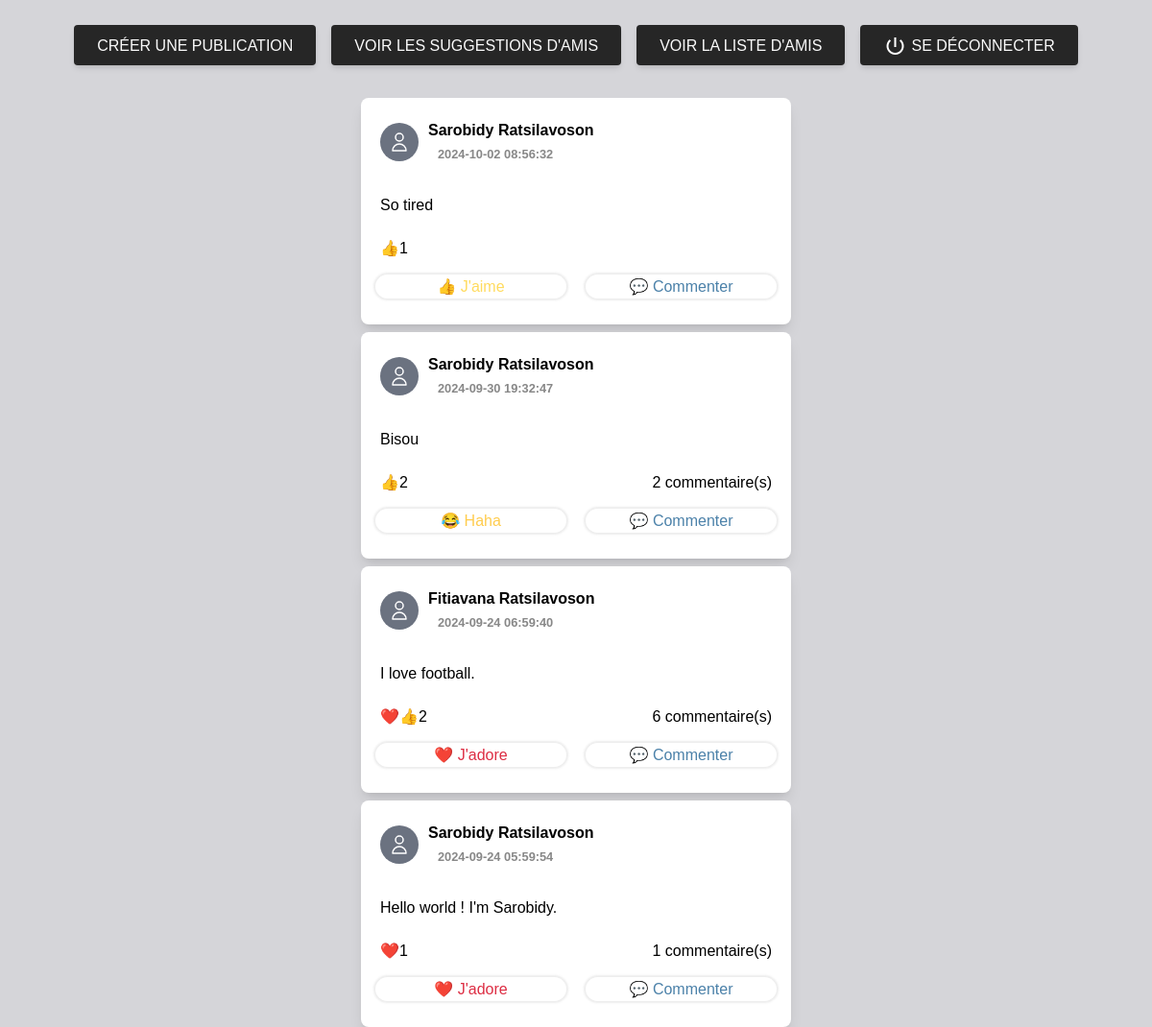
The page /welcome.php (signed in) on the database its author committed.
### tables this page shows
CREATE TABLE `publication` (
  `id` int NOT NULL AUTO_INCREMENT,
  `id_compte` int NOT NULL,
  `contenu` text NOT NULL,
  `date_lance` datetime DEFAULT NULL,
  PRIMARY KEY (`id`),
  KEY `id_compte` (`id_compte`),
  CONSTRAINT `publication_ibfk_1` FOREIGN KEY (`id_compte`) REFERENCES `compte` (`id`)
);

CREATE TABLE `compte` (
  `id` int NOT NULL AUTO_INCREMENT,
  `nom` varchar(100) NOT NULL,
  `prenom` varchar(100) NOT NULL,
  `email` varchar(100) NOT NULL,
  `mdp` varchar(100) NOT NULL,
  PRIMARY KEY (`id`)
);

CREATE TABLE `reaction` (
  `id` int NOT NULL AUTO_INCREMENT,
  `type_reaction` varchar(10) NOT NULL,
  `nom_reaction` varchar(10) DEFAULT NULL,
  `couleur_reaction` varchar(10) DEFAULT NULL,
  PRIMARY KEY (`id`)
);

### welcome.php (the view, shortened to what this page needs)
<!DOCTYPE html>
<html lang="en">
<head>
    <link rel="stylesheet" href="index.php">
    <link rel="stylesheet" href="file.css">
    <script src="https://cdn.tailwindcss.com"></script>
</head>
<body>
    <nav class="flex justify-center p-4">
        <div class="flex flex-col sm:flex-row sm:space-x-4 space-y-2 sm:space-y-0 justify-center items-center">
            <button type="button" class="w-full sm:w-auto inline-block rounded bg-neutral-800 px-6 pb-2 pt-2.5 text-xs font-medium uppercase leading-normal text-neutral-50 shadow-md transition duration-150 ease-in-out hover:bg-neutral-700 focus:bg-neutral-700 focus:outline-none active:bg-neutral-900">
                <a href="publication.php">Créer une publication</a>
            </button>
            <button type="button" class="w-full sm:w-auto inline-block rounded bg-neutral-800 px-6 pb-2 pt-2.5 text-xs font-medium uppercase leading-normal text-neutral-50 shadow-md transition duration-150 ease-in-out hover:bg-neutral-700 focus:bg-neutral-700 focus:outline-none active:bg-neutral-900">
                <a href="suggestion.php">Voir les suggestions d'amis</a>
            </button>
            <button type="button" class="w-full sm:w-auto inline-block rounded bg-neutral-800 px-6 pb-2 pt-2.5 text-xs font-medium uppercase leading-normal text-neutral-50 shadow-md transition duration-150 ease-in-out hover:bg-neutral-700 focus:bg-neutral-700 focus:outline-none active:bg-neutral-900">
                <a href="liste_amis.php">Voir la liste d'amis</a>
            </button>
            <button type="button" class="w-full sm:w-auto inline-block rounded bg-neutral-800 px-6 pb-2 pt-2.5 text-xs font-medium uppercase leading-normal text-neutral-50 shadow-md transition duration-150 ease-in-out hover:bg-neutral-700 focus:bg-neutral-700 focus:outline-none active:bg-neutral-900">
                <a class="logout flex items-center justify-center" href="logout.php">
                    <span class="material-symbols-outlined">power_settings_new</span> Se déconnecter
                </a>
            </button>
        </div>
    </nav>
    <div class="ensemble_publications flex flex-col items-center">
        <?php
            include 'db_connect.php';
            if (isset($_SESSION['id_user'])) {
                $id_user = $_SESSION['id_user'];
                $sql_amis = "SELECT id_compte_amis FROM amis WHERE id_compte = $id_user";
                $result_amis = mysqli_query($conn, $sql_amis);
                $amis_ids = [$id_user];
                if (mysqli_num_rows($result_amis) > 0) {
                    while ($row_amis = mysqli_fetch_assoc($result_amis)) {
                        $amis_ids[] = $row_amis['id_compte_amis'];
                    }
                }
                $amis_ids_str = implode(',', $amis_ids);
                $sql = "SELECT p.id, p.contenu, p.date_lance, c.nom, c.prenom
                        FROM publication p
                        JOIN compte c ON p.id_compte = c.id
                        WHERE p.id_compte IN ($amis_ids_str)
                        ORDER BY p.date_lance DESC";
                $result = mysqli_query($conn, $sql);
                if (mysqli_num_rows($result) > 0) {
                    while ($row = mysqli_fetch_assoc($result)) {
                        echo '<div class="publication bg-white rounded-lg py-3 mt-2 mx-2 max-w-md w-full shadow-lg">';
                            echo '<div class="nom_prenom">';
                                echo '<div class="h-10 w-10 overflow-hidden rounded-full">
                                        <svg xmlns="http://www.w3.org/2000/svg" fill="none" viewBox="0 0 24 24"
                                            class="h-10 w-10 p-2 text-white bg-gray-500 stroke-current">
                                            <path stroke-linecap="round" stroke-linejoin="round" stroke-width="1.5"
                                            d="M16 7a4 4 0 11-8 0 4 4 0 018 0zM12 14a7 7 0 00-7 7h14a7 7 0 00-7-7z"></path>
                                        </svg>
                                    </div>
                                ';
                                echo '<p>' . htmlspecialchars($row['prenom']) . ' ' . htmlspecialchars($row['nom']);
                                    echo '</br><small>' . htmlspecialchars($row['date_lance']) . '</small>';
                                echo '</p>';
                            echo '</div>';
                            echo '<p class="contenu">' . htmlspecialchars($row['contenu']) . '</p>';
                            $id_publication = $row['id'];
                            $sqlCount = "SELECT COUNT(*) AS total_reactions FROM reaction_publication WHERE id_publication = $id_publication";
                            $resultCount = mysqli_query($conn, $sqlCount);
                            $rowCount = mysqli_fetch_assoc($resultCount);
                            $nombre_reactions = $rowCount['total_reactions'];
                            $sqlCount1 = "SELECT COUNT(*) AS total_commentaires FROM commentaire WHERE id_publication = $id_publication";
                            $resultCount1 = mysqli_query($conn, $sqlCount1);
                            $rowCount1 = mysqli_fetch_assoc($resultCount1);
                            $nombre_commentaires = $rowCount1['total_commentaires'];
                            echo '<div class="nombre_reactions_commentaires">';
                                echo '<div class="nombre_reactions_' . htmlspecialchars($id_publication) . '">';
                                $sqlReactions = "SELECT DISTINCT r.type_reaction FROM reaction_publication rp
                                    JOIN reaction r ON rp.id_reaction = r.id
                                    WHERE rp.id_publication = ?";
                                $stmtReactions = mysqli_prepare($conn, $sqlReactions);
                                mysqli_stmt_bind_param($stmtReactions, "i", $id_publication);
                                mysqli_stmt_execute($stmtReactions);
                                $resultReactions = mysqli_stmt_get_result($stmtReactions);
                                while ($row = mysqli_fetch_assoc($resultReactions)) {
                                    echo htmlspecialchars($row['type_reaction']);
                                }
                                if($nombre_reactions != 0)
                                {
                                    echo $nombre_reactions;
                                }
                                echo '</div>';
                                if ($nombre_commentaires > 0) {
                                    echo '<form class ="voir_commentaire" action="afficher_commentaires.php" method="get">';
                                    echo '<input type="submit" value="' . $nombre_commentaires . ' commentaire(s)' .'">';
                                    echo '</form>';
                                }
                            echo '</div>';
                            echo '<div class="buttons">';
                                echo '<div class="reaction-container_' . htmlspecialchars($id_publication) . '">';
                                $sqlUserReaction = "SELECT r.type_reaction,r.couleur_reaction, r.nom_reaction FROM reaction_publication rp
                                        JOIN reaction r ON rp.id_reaction = r.id
                                        WHERE rp.id_publication = $id_publication AND rp.id_compte = $id_user";
                                $resultUserReaction = mysqli_query($conn, $sqlUserReaction);
                                if(mysqli_num_rows($resultUserReaction) > 0) {
                                    $userReaction = mysqli_fetch_assoc($resultUserReaction);
                                    echo '<div onclick="changerContenu(' . $id_publication . ', \'publication\'); nombreReaction(' . $id_publication . ', \'publication\');" class="like-button_' . htmlspecialchars($id_publication) . '">' . $userReaction['type_reaction'];
                                    echo '<span style="color: ' . htmlspecialchars($userReaction["couleur_reaction"]) . ';"> ';
                                    echo $userReaction['nom_reaction'];
                                    echo '</span> ';
                                    echo '</div>';
                                } else {
                                    echo '<div onclick="changerContenu(' . $id_publication . ', \'publication\'); nombreReaction(' . $id_publication . ', \'publication\');" class="like-button_' . htmlspecialchars($id_publication) . '">👍 J\'aime';
                                    echo '</div>';
                                }
                                echo '</div>';
                                echo '<div class="emoji_commenter"><a href="afficher_commentaires.php?id_publication='. $id_publication . '">💬 Commenter</a></div>';
                            echo '</div>';
                        echo '</div>';
                    }
                } else {
                    echo '<p>Aucune publication trouvée.</p>';
                }
            } else {
                header("Location: login_form.php");
            }
        ?>
    </div>
</body>
</html>

### file.css (style rules this page uses)
body { font-family: Arial, sans-serif; margin: 0; padding: 0; background-color: #cacacfc7; display: flex; flex-direction: column; justify-content: center; }
nav { display: flex; justify-content: space-between; align-items: center; margin: 10px; }
.publication { background-color: white; border-radius: 10px; padding : 10px 0; margin: 10px 10px 0 10px; max-width: 500px; box-shadow: 0 4px 8px rgba(0, 0, 0, 0.1); }
.publication p, .commentaire p { font-size: 16px; margin: 10px; }
.publication small, .commentaire small { color: #888; margin: 10px; }
.nom_prenom { font-weight: bolder; display: flex; margin: 0 20px; align-items: center; }
.contenu { padding: 10px 10px; }
.voir_reaction input, .voir_commentaire input { background: none; border: none; height: 25px; }
.nombre_reactions_commentaires { display: flex; flex-direction: row; justify-content: space-between; align-items: center; padding: 0 20px; height: 25px; }
.buttons { display: flex; flex-direction: row; justify-content: space-between; align-items: center; margin: 15px; gap: 20px; }
a { color: #0a0104e7; border: none; cursor: pointer; font-size: 16px; text-decoration: none; }
.material-symbols-outlined { color:white; }
.emoji_commenter, .emoji_reaction { font-size: 20px; color: #4b81a9; width: 50%; padding: 10px; display: flex; justify-content: center; align-items: center; height: 25px; border-radius: 25px; box-shadow: 0 0 2px 2px rgba(80, 80, 80, 0.1); }
.logout { display: flex; justify-content: center; align-items: center; gap: 5px; }

### rows shown on the page
publication: id_compte.prenom "Sarobidy", id_compte.nom "Ratsilavoson", date_lance "2024-10-02 08:56:32", contenu "So tired", type_reaction "👍", nombre_reactions "1", reaction.type_reaction "👍", reaction.nom_reaction "J'aime"
publication: id_compte.prenom "Sarobidy", id_compte.nom "Ratsilavoson", date_lance "2024-09-30 19:32:47", contenu "Bisou", type_reaction "👍", nombre_reactions "2", reaction.type_reaction "😂", reaction.nom_reaction "Haha"
publication: id_compte.prenom "Fitiavana", id_compte.nom "Ratsilavoson", date_lance "2024-09-24 06:59:40", contenu "I love football.", type_reaction "❤️", type_reaction "👍", nombre_reactions "2", reaction.type_reaction "❤️", reaction.nom_reaction "J'adore"
publication: id_compte.prenom "Sarobidy", id_compte.nom "Ratsilavoson", date_lance "2024-09-24 05:59:54", contenu "Hello world ! I'm Sarobidy.", type_reaction "❤️", nombre_reactions "1", reaction.type_reaction "❤️", reaction.nom_reaction "J'adore"
